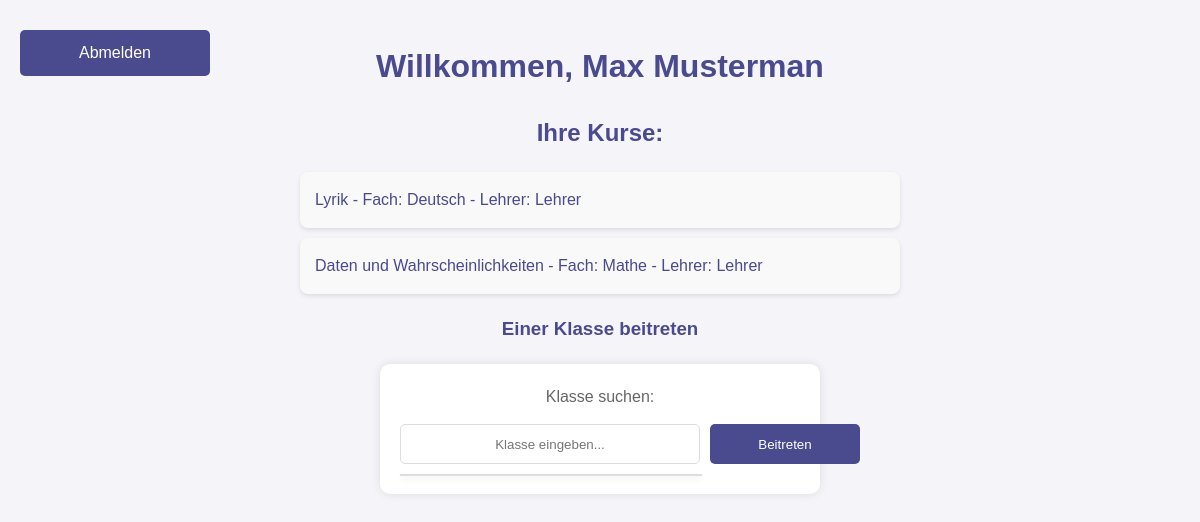
The app's page /student_dashboard (signed in), older data.
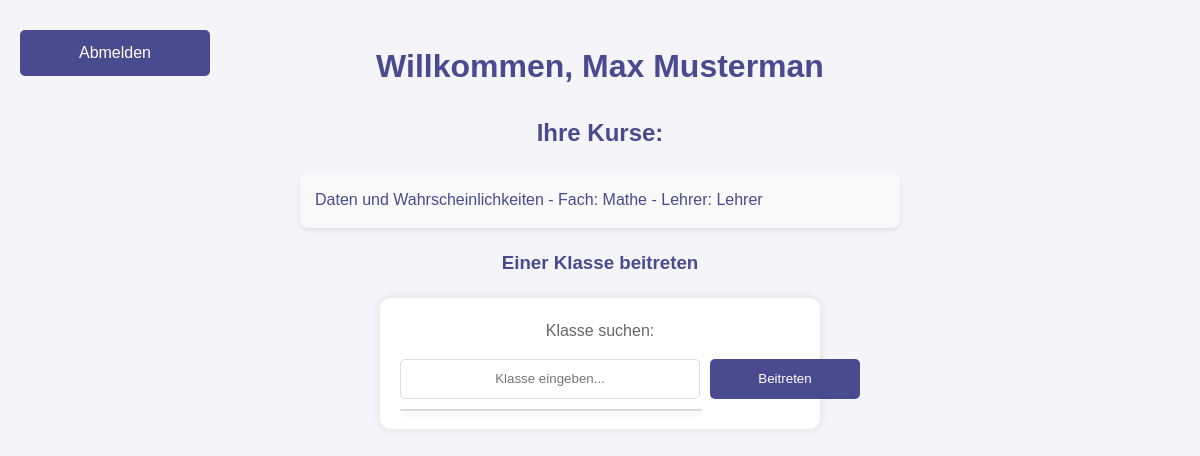
The same page, newer data.
### tables this page shows
CREATE TABLE Classes (
    id INTEGER PRIMARY KEY AUTOINCREMENT,
    class_name TEXT NOT NULL,
    subject TEXT NOT NULL,
    teacher_id INTEGER, grade_level INTEGER CHECK (grade_level BETWEEN 1 AND 13),
    FOREIGN KEY (teacher_id) REFERENCES Teachers(id)
);

CREATE TABLE Teachers (
    id INTEGER PRIMARY KEY AUTOINCREMENT,
    name TEXT NOT NULL,
    email TEXT UNIQUE NOT NULL,
    password TEXT NOT NULL
);

### app.py (the view)
@app.route('/student_dashboard')
def student_dashboard():
    if 'student_id' not in session:
        return redirect('/')
    student_id = session['student_id']
    conn = get_db_connection()
    student = conn.execute('SELECT * FROM Participants WHERE id = ?', (student_id,)).fetchone()
    joined_classes = conn.execute(
        'SELECT Classes.*, Teachers.name AS teacher_name '
        'FROM Classes '
        'JOIN ClassMembers ON Classes.id = ClassMembers.class_id '
        'JOIN Teachers ON Classes.teacher_id = Teachers.id '
        'WHERE ClassMembers.student_id = ?',
        (student_id,)
    ).fetchall()
    all_classes = conn.execute('SELECT id, class_name FROM Classes').fetchall()
    all_classes_dict = [{'id': int(class_['id']), 'class_name': class_['class_name']} for class_ in all_classes]
    conn.close()
    return render_template('student_dashboard.html', student=student, joined_classes=joined_classes, all_classes=all_classes_dict)

### app.py (called while the page is built)
def get_db_connection():
    conn = sqlite3.connect('ahg/database.db')
    conn.row_factory = sqlite3.Row
    return conn

### templates/student_dashboard.html (shortened to what this page needs)
<!DOCTYPE html>
<html lang="de">
<head>
    <link rel="stylesheet" href="{{ url_for('static', filename='styles.css') }}">
</head>
<body>
    <div class="top-buttons">
        <a href="/" class="button">Abmelden</a>
    </div>
    <h1>Willkommen, {{ student['name'] }}</h1>
    <h2>Ihre Kurse:</h2>
    <ul class="class-list">
        {% for class in joined_classes %}
            <li>
                <a href="/class_details_student/{{ class['id'] }}/{{ student['id'] }}">
                    {{ class['class_name'] }} - Fach: {{ class['subject'] }} - Lehrer: {{ class['teacher_name'] }}
                </a>
            </li>
        {% endfor %}
    </ul>
    <h3>Einer Klasse beitreten</h3>
    <form action="/join_class" method="post" onsubmit="return checkSelection()" style="text-align: center;">
        <label for="class_search">Klasse suchen:</label>
        <div class="autocomplete-container" style="display: inline-flex; align-items: center;">
            <input type="text" id="class_search" oninput="showSuggestions(this.value)" autocomplete="off" placeholder="Klasse eingeben...">
            <button type="submit" style="margin-left: 10px;">Beitreten</button>
            <ul class="autocomplete-suggestions" id="suggestions-container"></ul>
        </div>
    </form>
</body>
</html>

Row changes from the older to the newer data that the page shows:
removed Classes: class_name "Lyrik", subject "Deutsch", teacher_name "Lehrer"
